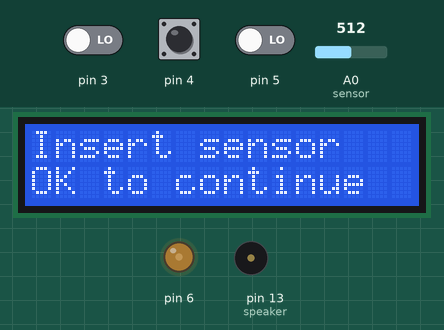
This sketch was run on a simulated Arduino Uno, built with avr-gcc and run on an emulated ATmega328P. Shown: 16×2 character LCD, output pins drawn as LEDs (lit = HIGH), buzzer (waves = sounding). The test bench sets the inputs (shaded band); at power-on: pin 3 LOW, pin 4 LOW, pin 5 LOW, A0 (sensor) = 512.

Above: at 1.2 s.
1.3 s: pin 3 driven HIGH and pin 4 driven HIGH and pin 5 driven HIGH
At 2.6 s:
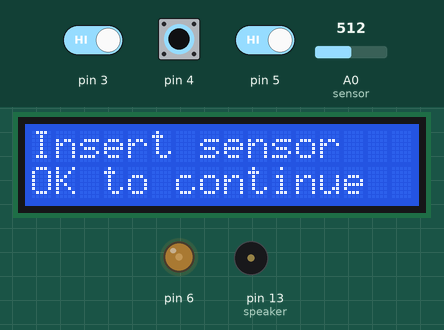
2.9 s: pin 4 pulsed LOW 5 times (0.12 s each, 0.3 s apart)
At 3.22 s:
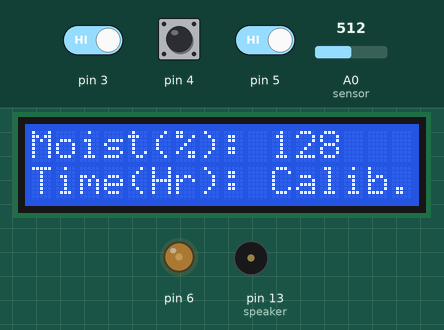
At 5.5 s:
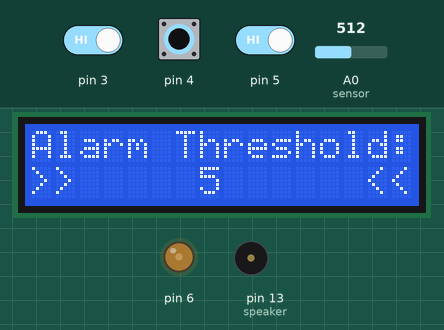
Timing chart, 0 to 7.0 s (numbered marks = the images above; inputs shaded):
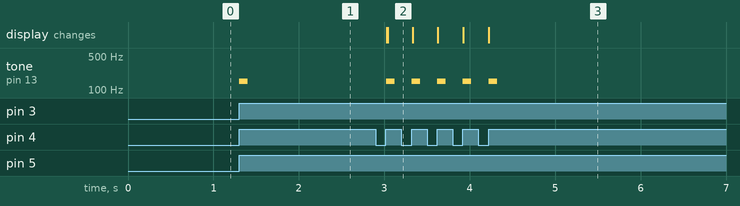

Measured:
- after the input at 1.3 s, tone on pin 13 (speaker): silent → 150 Hz at once, → silent 0.10 s later
- after the input at 2.9 s, tone on pin 13 (speaker): alternates 150 Hz for 0.10 s and silent for 0.20 s, 10 changes in all, then stays silent, starting after 0.12 s; the display: first changes after 0.13 s (image 2 shows a later state)

The sketch:

plantmonitor.ino
```cpp
#include <LiquidCrystal.h>

// LCD Pins

#define rs 7
#define en 8
#define d4 9
#define d5 10
#define d6 11
#define d7 12

// Button ID Numbers

#define leftButton 0
#define midButton 1
#define rightButton 2

// Keeps track of buttons being pressed or held down

int eventArray [3] = {1, 1, 1};
int pressedButton = -1;
int heldButton = -1;

// Speaker Pin

#define speaker 13

// Analog Water Sensor Pin

# define sensor A0

// Contrast value for LCD monitor pin 6

int contrastVal = 70;

// Declare initial setup values

bool reset, mainMenu, settingsMenu, initialCalibrating, finalCalibrating, alarmStart, changingSetting, soundsOn;

int moisturePerc, alarmPerc, initialPerc, currSetting;

double timeToWater, percentTime;

unsigned long startTime, endTime;

LiquidCrystal lcd(rs, en, d4, d5, d6, d7);

void resetValues() {
  reset = true;
  mainMenu = false;
  settingsMenu = false;
  initialCalibrating = true;
  finalCalibrating = true;
  alarmPerc = 5;
  alarmStart = false;
  currSetting = 1;
  changingSetting = false;
  soundsOn = true;
  lcd.clear();
}

void buttonManager() {

  pressedButton = -1; // Here I reset the var for the most recently pressed button

  for (int i = 0; i < 3; i++) {
    eventArray[i] = digitalRead(5 - i); // Gets the states of buttons attached to pin 5, 4, and 3. Where 0 -> Pressed and 1 -> Not pressed

    if (!eventArray[i]) { // If a button is reading 0 it is now being held down
      heldButton = i;
    } else if (eventArray[i] && i == heldButton) { // If the button that was once being held down is now reading 1 (not held down), that button was the last pressed
      heldButton = -1;
      pressedButton = i;

      if (!alarmStart) { // If alarm isn't playing play button tones
        tonePlayer(150, 100);
      }

    }
  }
}

void resetScreen() {

  lcd.setCursor(0, 0);
  lcd.print("Insert sensor");
  lcd.setCursor(0, 1);
  lcd.print("OK to continue");

  if (pressedButton == midButton) {
    readInitialPerc();
    reset = false;
    mainMenu = true;
    lcd.clear();
  }
}

void mainMenuScreen() {

  // Top row displays the water (moisture) percentage in soil

  lcd.setCursor(0, 0);
  lcd.print("Moist(%): ");
  lcd.setCursor(10, 0);
  lcd.print(moisturePerc);
  lcd.setCursor(cursorPlacer(10, moisturePerc), 0);
  lcd.print("                    "); // Add a bunch of spaces here to cover previously used digit places (since display isn't being refreshed every time)

  // Second row displays predicted time before having to water plant again

  lcd.setCursor(0, 1);
  lcd.print("Time(Hr): ");
  lcd.setCursor(10, 1);

  if (finalCalibrating == true) {
    lcd.print("Calib..          ");
  } else {
    lcd.print(timeToWater, 1);
    lcd.setCursor(cursorPlacer(10, timeToWater) + 2, 1);
    lcd.print("                   ");
  }

  if (pressedButton == midButton) {
    mainMenu = false;
    settingsMenu = true;
    lcd.clear();
  }
}


void settingsMenuScreen() {

  if (pressedButton == midButton) { // Toggles the ability to change the selected setting
    if (changingSetting) {
      changingSetting = false;
      lcd.setCursor(0, 1);
      lcd.print("  ");
      lcd.setCursor(14, 1);
      lcd.print("  ");
    } else {
      changingSetting = true;
      lcd.setCursor(0, 1);
      lcd.print(">>");
      lcd.setCursor(14, 1);
      lcd.print("<<");
    }
  }

  if (!changingSetting) { // Allows you to select different settings to change
    if (pressedButton == rightButton && currSetting < 4) {
      currSetting++;
      lcd.clear();
    } else if (pressedButton == leftButton && currSetting > 1) {
      currSetting--;
      lcd.clear();
    }
  }

  switch (currSetting) { // Displays each selected setting

    // Setting 1: Change the percent moisture threshold for when alarm starts to sound

    case 1:
      lcd.setCursor(0, 0);
      lcd.print("Alarm Threshold:");
      lcd.setCursor(7, 1);
      lcd.print(alarmPerc);
      lcd.setCursor(cursorPlacer(7, alarmPerc), 1);
      lcd.print("  ");

      if (changingSetting) {
        if (pressedButton == rightButton) {
          alarmPerc++;

          if (alarmPerc > 100) { // So you don't go over 100 percent for alarm
            alarmPerc = 100;
          }
        } else if (pressedButton == leftButton) {
          alarmPerc--;

          if (alarmPerc < 0) { // So you don't go below 0 percent for alarm
            alarmPerc = 0;
          }
        }
      }
      break;

     // Setting 2: Turn system sounds on or off

     case 2:
      lcd.setCursor(0, 0);
      lcd.print("System Sounds:");
      lcd.setCursor(7, 1);

      if (changingSetting) {
        if (pressedButton == rightButton) {
          soundsOn = true;
        } else if (pressedButton == leftButton) {
          soundsOn = false;
        }
      }

      if (soundsOn) {
        lcd.print("On ");
      } else {
        lcd.print("Off");
      }
      break;

     // Setting 3: Reset the whole system

     case 3:
      lcd.setCursor(0, 0);
      lcd.print("Reset System:");
      lcd.setCursor(7, 1);
      lcd.print("OK");

      if (changingSetting) {
        resetValues();
      }
      break;

     // Setting 4: Exit the settings menu

     case 4:
      lcd.setCursor(0, 0);
      lcd.print("Exit Settings:");
      lcd.setCursor(7, 1);
      lcd.print("OK");

      if (changingSetting) {
        mainMenu = true;
        settingsMenu = false;
        changingSetting = false;
        currSetting = 1;
        lcd.clear();
      }
      break;
  }

}

void tonePlayer(int toneFreq, int toneLength) { // Wrapped tone function to disable sounds if the user turns them off
  if (soundsOn) {
    tone(speaker, toneFreq, toneLength);
  }
}

int cursorPlacer(int initialPlace, int value) { // Function for placing cursor to add spaces after a given value being printed

  if (value < 10) {
    return initialPlace + 1;
  } else if (value < 100) {
    return initialPlace + 2;
  } else {
    return initialPlace + 3;
  }
}

void readSensor() { // Here I'll take multiple sensor readings and average them for accuracy

  int maxValue = 400; // This is the maximum value the water sensor can read (THIS MAY NEED TO BE CHANGED DEPENDING ON YOUR WATER SENSOR)
  double waterVal = 0;

  for (int i = 0; i < 5; i++) {
    waterVal += analogRead(sensor);
  }

  waterVal = ((waterVal / 5) / maxValue) * 100; // I get the percentage moisture in the soil as waterVal
  moisturePerc = waterVal; // Display waterVal as an int using moisturePerc

}

void readInitialPerc() { // Here I get the initial moisture percentage of the soil so I can later calibrate how much time is needed to water again

  readSensor();
  initialPerc = moisturePerc;
}

void calibrateWateringTime() {

  /*
     To calibrate watering time, I first wait until moisture drops 1 percentage point from the initial percentage (for better accuracy) then start a timer.
     Then I wait for moisture to drop 2 percentage points from the initial and find the amount of time it took to drop an entire percentage point.
     I multiply this time difference by the amount of percentage points left before hitting the alarm percentage
     I then convert the millisecond value to hours and display this in the main menu screen as time before having to water soil again.
  */

  if ((moisturePerc == initialPerc - 1) && initialCalibrating) {

    initialCalibrating = false;
    startTime = millis();
  } else if ((moisturePerc == initialPerc - 2) && finalCalibrating) {

    finalCalibrating = false;
    endTime = millis();

    percentTime = endTime - startTime; // Time (in ms) for moisture to drop 1 percent in soil
  }
}

void alarm() {
  if ((moisturePerc <= alarmPerc) && (!alarmStart)) { // If conditions for the alarm are met and the alarm hasn't started/restarted, turn on alarm
    alarmStart = true;
    startTime = millis();
    endTime = startTime;

    tonePlayer(100, 1000); // Play first tone immediately
  }

  // Once we start the alarm, we wait 4 seconds before restarting it

  if (alarmStart) {
    endTime = millis();

    if ((endTime - startTime) >= 4000) { // Restart alarm after 4 seconds
      alarmStart = false;
    } else if ((endTime - startTime) >= 3000) { // Silence after 3 seconds
      noTone(speaker);
    } else if ((endTime - startTime) >= 2000) { // Play third tone after 2 seconds
      tonePlayer(300, 1000);
    } else if ((endTime - startTime) >= 1000) { // Play second tone after 1 second
      tonePlayer(200, 1000);
    }
  }
}

void setup() {

  analogWrite(6, contrastVal);
  lcd.begin(16, 2);
  resetValues(); // Run reset function in setup to get initial values
}

void loop() {

  buttonManager();
  readSensor();
  calibrateWateringTime();

  // If system is done calibrating, run alarm function and update timeToWater every loop

  if (!finalCalibrating) {
    alarm();
    timeToWater = (percentTime * (moisturePerc - alarmPerc)) / 3600000;
  }

  // Display appropriate menus

  if (reset) {
    resetScreen();
  } else if (mainMenu) {
    mainMenuScreen();
  } else if (settingsMenu) {
    settingsMenuScreen();
  }
}
```
